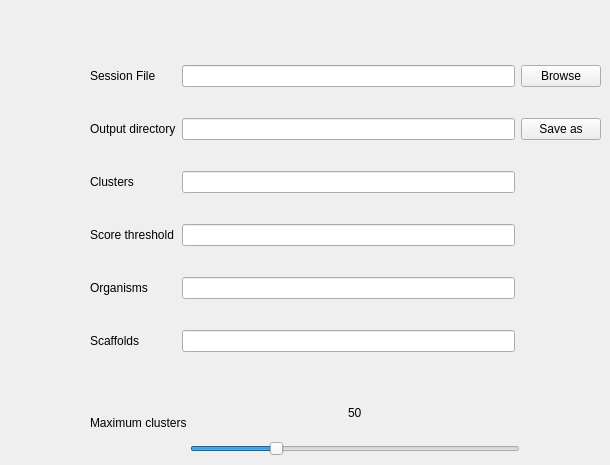
    <widget class="QWidget" name="tab_2">
     <attribute name="title">
      <string>Plot Clusters</string>
     </attribute>
     <widget class="QWidget" name="gridLayoutWidget_7">
      <property name="geometry">
       <rect>
        <x>90</x>
        <y>40</y>
        <width>511</width>
        <height>341</height>
       </rect>
      </property>
      <layout class="QGridLayout" name="gridLayout_8">
       <item row="3" column="1">
        <widget class="QLineEdit" name="le_pcScThr"/>
       </item>
       <item row="4" column="1">
        <widget class="QLineEdit" name="le_pcOrg"/>
       </item>
       <item row="4" column="0">
        <widget class="QLabel" name="label_47">
         <property name="text">
          <string>Organisms</string>
         </property>
        </widget>
       </item>
       <item row="5" column="0">
        <widget class="QLabel" name="label_48">
         <property name="text">
          <string>Scaffolds</string>
         </property>
        </widget>
       </item>
       <item row="5" column="1">
        <widget class="QLineEdit" name="lepcScaf"/>
       </item>
       <item row="1" column="1">
        <widget class="QLineEdit" name="le_pcBrowseOut"/>
       </item>
       <item row="1" column="0">
        <widget class="QLabel" name="label_41">
         <property name="text">
          <string>Output directory</string>
         </property>
        </widget>
       </item>
       <item row="2" column="0">
        <widget class="QLabel" name="label_44">
         <property name="text">
          <string>Clusters</string>
         </property>
        </widget>
       </item>
       <item row="0" column="1">
        <widget class="QLineEdit" name="le_pcBrowseSes"/>
       </item>
       <item row="0" column="0">
        <widget class="QLabel" name="label_42">
         <property name="text">
          <string>Session File</string>
         </property>
        </widget>
       </item>
       <item row="0" column="2">
        <widget class="QPushButton" name="pb_pcBrowseSes">
         <property name="text">
          <string>Browse</string>
         </property>
        </widget>
       </item>
       <item row="1" column="2">
        <widget class="QPushButton" name="pb_pcBrowseOut">
         <property name="text">
          <string>Save as</string>
         </property>
        </widget>
       </item>
       <item row="2" column="1">
        <widget class="QLineEdit" name="le_pcClu"/>
       </item>
       <item row="3" column="0">
        <widget class="QLabel" name="label_46">
         <property name="text">
          <string>Score threshold</string>
         </property>
        </widget>
       </item>
      </layout>
     </widget>
     <widget class="QLabel" name="label_50">
      <property name="geometry">
       <rect>
        <x>90</x>
        <y>390</y>
        <width>103</width>
        <height>66</height>
       </rect>
      </property>
      <property name="text">
       <string>Maximum clusters</string>
      </property>
     </widget>
     <widget class="QWidget" name="layoutWidget">
      <property name="geometry">
       <rect>
        <x>190</x>
        <y>390</y>
        <width>330</width>
        <height>66</height>
       </rect>
      </property>
      <layout class="QVBoxLayout" name="verticalLayout_7">
       <item>
        <layout class="QHBoxLayout" name="horizontalLayout_15">
         <item>
          <spacer name="horizontalSpacer_8">
           <property name="orientation">
            <enum>Qt::Horizontal</enum>
           </property>
           <property name="sizeHint" stdset="0">
            <size>
             <width>40</width>
             <height>20</height>
            </size>
           </property>
          </spacer>
         </item>
         <item>
          <widget class="QLabel" name="lb_pcMaxClu">
           <property name="text">
            <string>50</string>
           </property>
          </widget>
         </item>
         <item>
          <spacer name="horizontalSpacer_9">
           <property name="orientation">
            <enum>Qt::Horizontal</enum>
           </property>
           <property name="sizeHint" stdset="0">
            <size>
             <width>40</width>
             <height>20</height>
            </size>
           </property>
          </spacer>
         </item>
        </layout>
       </item>
       <item>
        <widget class="QSlider" name="horizontalSlider_4">
         <property name="maximum">
          <number>200</number>
         </property>
         <property name="value">
          <number>50</number>
         </property>
         <property name="orientation">
          <enum>Qt::Horizontal</enum>
         </property>
        </widget>
       </item>
      </layout>
     </widget>
    </widget>
